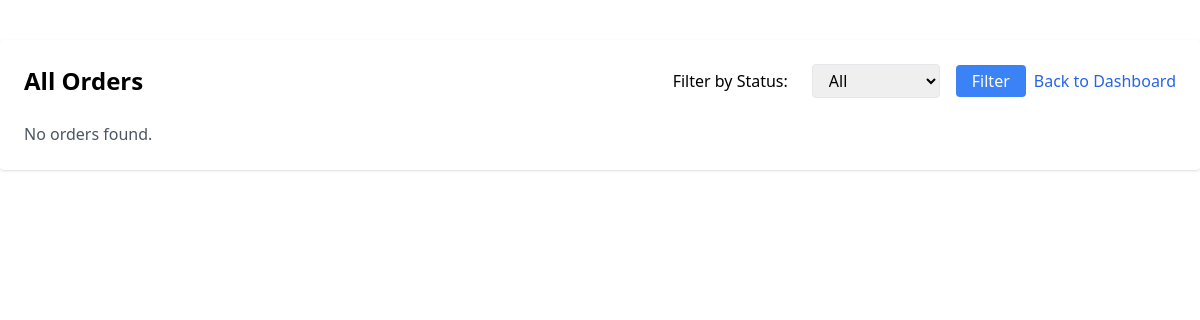
/adminn/orders/ (signed in), run on an earlier commit of the app's database.
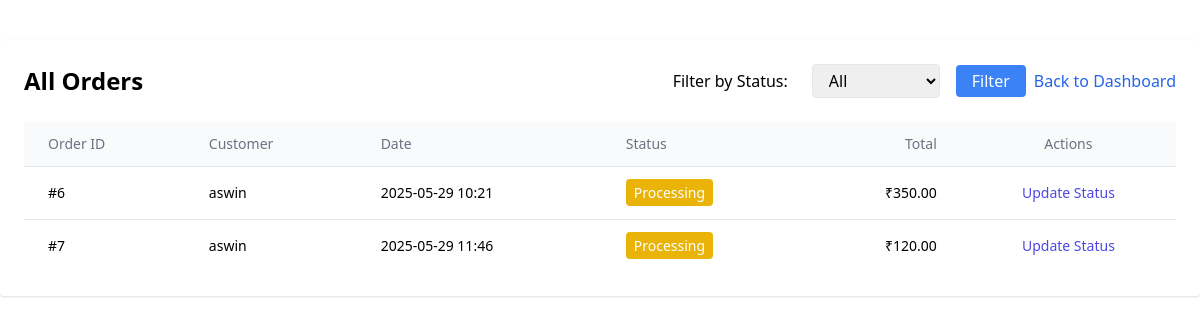
And on a later commit of the database.
### app/models.py (models this page shows, shortened)
class Order(models.Model):
    customer = models.ForeignKey(Customer, on_delete=models.CASCADE)
    created_at = models.DateTimeField(auto_now_add=True)
    status = models.CharField(
        max_length=50,
        choices=OrderStatus.choices,
        default=OrderStatus.PROCESSING
    )
    def get_total_price(self):
        return sum(item.get_total_price() for item in self.items.all())

class Customer(models.Model):
    cust_name=models.CharField(max_length=255)
    cust_phone=models.IntegerField()
    cust_email=models.EmailField(max_length=255,unique=True)
    cust_username=models.CharField(max_length=255)
    cust_password=models.TextField(max_length=255)

class OrderItem(models.Model):
    order = models.ForeignKey(Order, on_delete=models.CASCADE, related_name='items')
    product = models.ForeignKey(Product, on_delete=models.CASCADE)
    quantity = models.PositiveIntegerField(default=1)
    price_at_order = models.DecimalField(max_digits=10, decimal_places=2)
    def get_total_price(self):
        return self.quantity * self.price_at_order

### app/views.py (the view)
# urls.py: path('adminn/orders/', views.view_orders, name='view_orders'),
@login_required(login_url='admin_login')
def view_orders(request):
    status_filter = request.GET.get('status')
    if status_filter in OrderStatus.values:
        orders = Order.objects.filter(status=status_filter)
    else:
        orders = Order.objects.all()
    return render(request, 'admin/view_orders.html', {
        'orders': orders,
        'status_choices': OrderStatus.choices,
        'selected_status': status_filter,
    })

### templates/admin/view_orders.html (shortened to what this page needs)
<!DOCTYPE html>
<html lang="en">
<head>
    <script src="https://cdn.tailwindcss.com"></script>
</head>
<body>
    <div class="max-w-7xl mx-auto my-10 bg-white shadow rounded p-6">
        <div class="flex items-center justify-between mb-6">
            <h1 class="text-2xl font-bold ">All Orders</h1>
            <div class="flex items-center gap-2">
                <form method="get" class="flex items-center  space-x-4">
                    <label for="status" class="mr-2 font-medium">Filter by Status:</label>
                    <select name="status" id="status" class="border rounded px-3 py-1">
                        <option value="">All</option>
                    </select>
                    <button type="submit" class="ml-2 bg-blue-500 text-white px-4 py-1 rounded hover:bg-blue-600">Filter</button>
                </form>
                <a href="{% url 'admin_dashboard' %}" class="text-blue-600 hover:underline">Back to Dashboard</a>
            </div>
        </div>
        {% if orders %}
        <table class="min-w-full divide-y divide-gray-200 text-sm">
            <thead class="bg-gray-50">
                <tr>
                    <th class="px-6 py-3 text-left font-medium text-gray-500">Order ID</th>
                    <th class="px-6 py-3 text-left font-medium text-gray-500">Customer</th>
                    <th class="px-6 py-3 text-left font-medium text-gray-500">Date</th>
                    <th class="px-6 py-3 text-left font-medium text-gray-500">Status</th>
                    <th class="px-6 py-3 text-right font-medium text-gray-500">Total</th>
                    <th class="px-6 py-3 text-center font-medium text-gray-500">Actions</th>
                </tr>
            </thead>
            <tbody class="divide-y divide-gray-200 bg-white">
                {% for order in orders %}
                <tr>
                    <td class="px-6 py-4">#{{ order.id }}</td>
                    <td class="px-6 py-4">{{ order.customer.cust_username }}</td>
                    <td class="px-6 py-4">{{ order.created_at|date:"Y-m-d H:i" }}</td>
                    <td class="px-6 py-4">
                        <span class="px-2 py-1 rounded text-white
                            {% if order.status == 'Processing' %}bg-yellow-500
                            {% elif order.status == 'Shipped' %}bg-blue-500
                            {% elif order.status == 'Delivered' %}bg-green-600
                            {% elif order.status == 'Cancelled' %}bg-red-600
                            {% else %}bg-gray-400
                            {% endif %}">
                            {{ order.get_status_display }}
                        </span>
                    </td>
                    <td class="px-6 py-4 text-right">₹{{ order.get_total_price }}</td>
                    <td class="px-6 py-4 text-center space-x-2">
                        <a href="{% url 'update_order_status' order.id %}" class="text-indigo-600 hover:underline">Update Status</a>
                    </td>
                </tr>
                {% endfor %}
            </tbody>
        </table>
        {% else %}
        <p class="text-gray-600">No orders found.</p>
        {% endif %}
    </div>
</body>
</html>

What changed in the data, as far as the page shows it:
added Order: id "6", customer.cust_username "aswin", created_at "2025-05-29 10:21", status "Processing", get_total_price "350.00"
added Order: id "7", customer.cust_username "aswin", created_at "2025-05-29 11:46", status "Processing", get_total_price "120.00"
Also different on the page:
text no longer shown: "No orders found."
text now shown: "Order ID Customer Date Status Total Actions"
